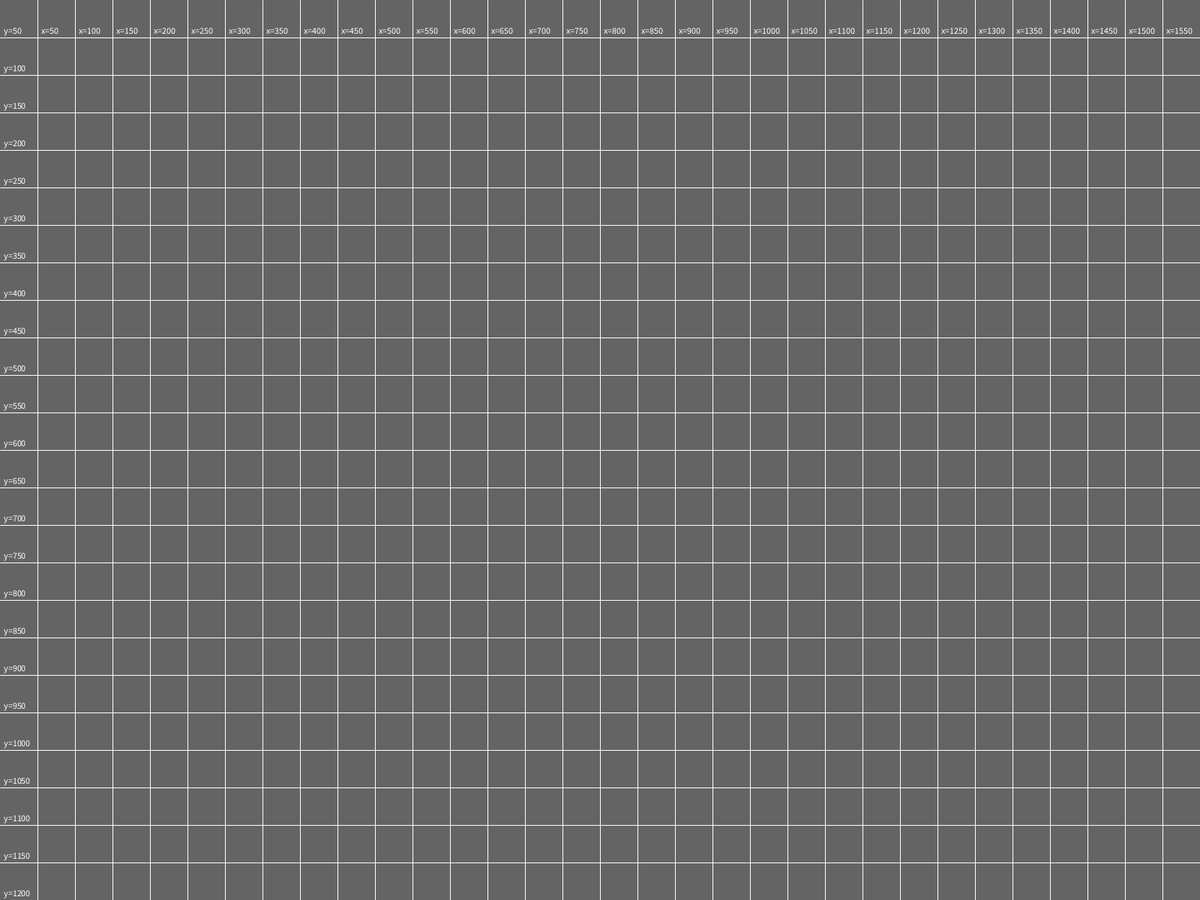
Frame 1 (no input)
Frame 60 (the mouse pressed at the canvas centre just before this capture): identical to frame 1, image omitted
Frame 120 (the mouse held since frame 60 and released just before this capture): identical to frame 1, image omitted

The Processing sketch that drew this single still picture (run headless with seeded random() and noise(); from frame 60 on, the mouse is pressed at the canvas centre):

// Processing sketch: exo_boucle_while
// ── exo_boucle_while.pde
void setup() {
  fullScreen();
}

void draw() {
  background(100);
  fill(255);
  stroke(255);
  tracerLignesHorizontales();
  tracerLignesVerticales();
}

void tracerLignesHorizontales() {
  int y = 50;
  while (y <= height) {
    text("y=" + y, 5, y-5);
    line(0, y, width, y);
    y += 50;
  }
}
  void tracerLignesVerticales(){
    int x = 50;
  while (x <= width) {
    text("x=" + x, x+5, 45);
    line(x, 0, x, height);
    x += 50;
  }
}
